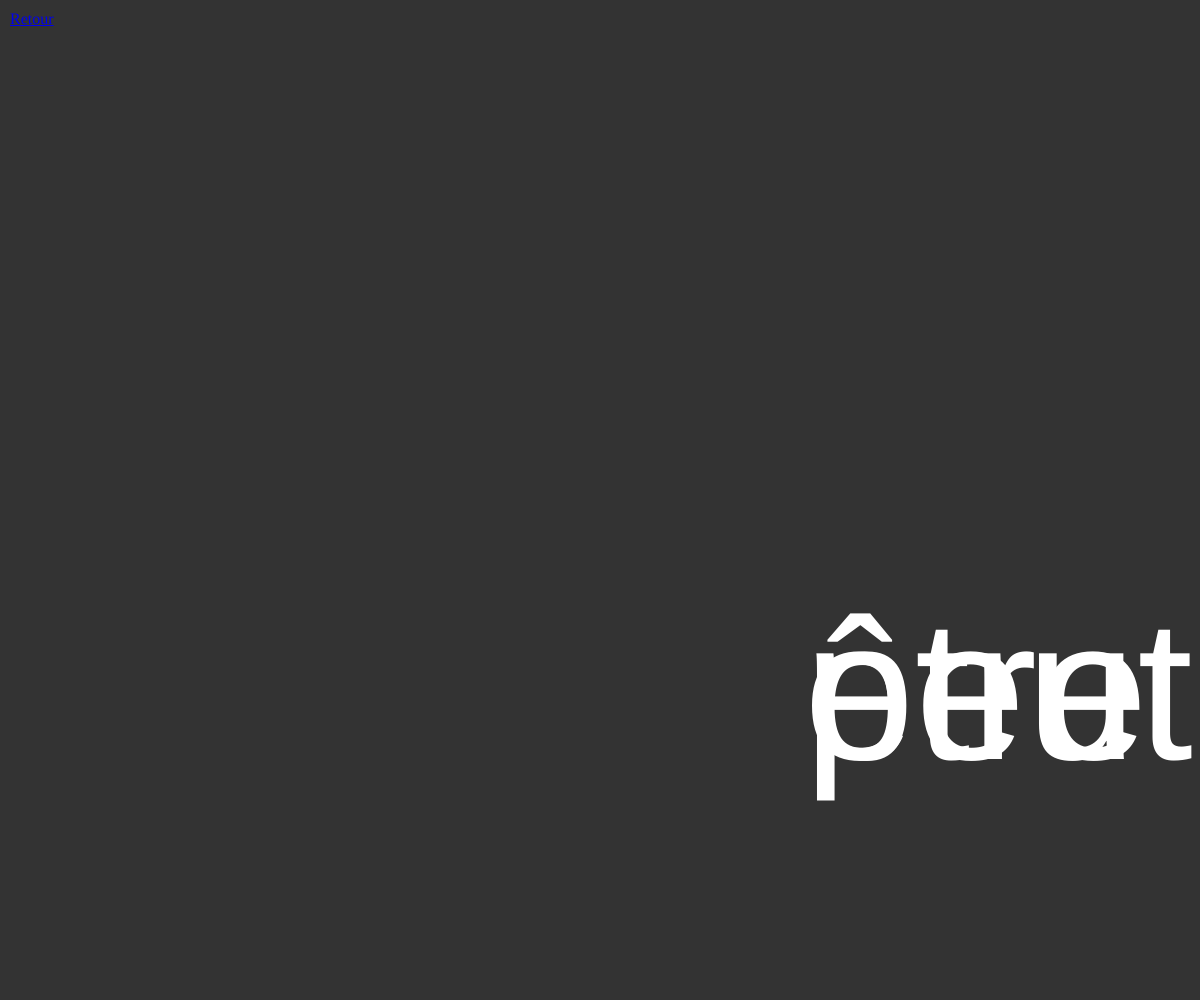
Frame 1 (no input)
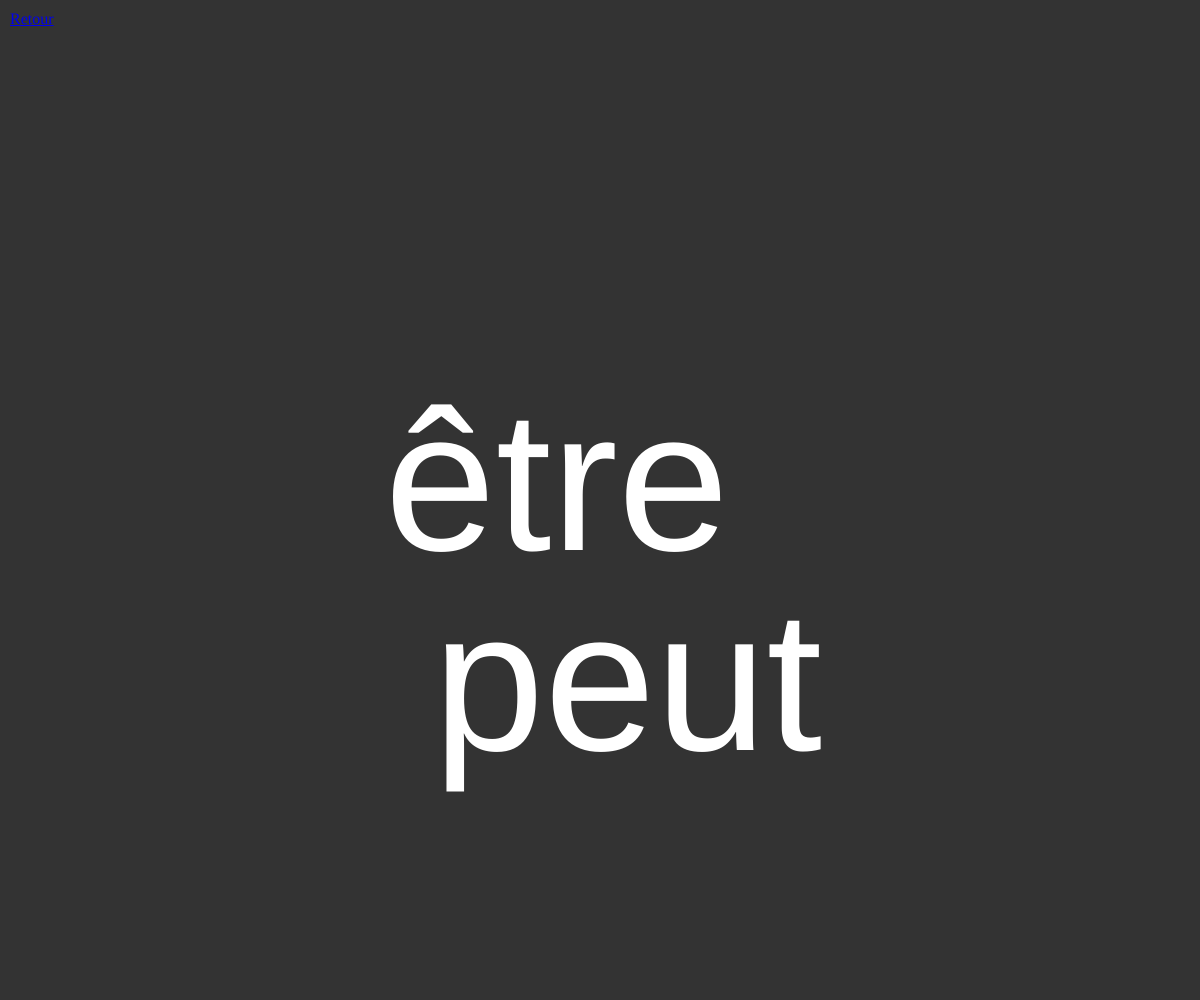
Frame 60 (no input)
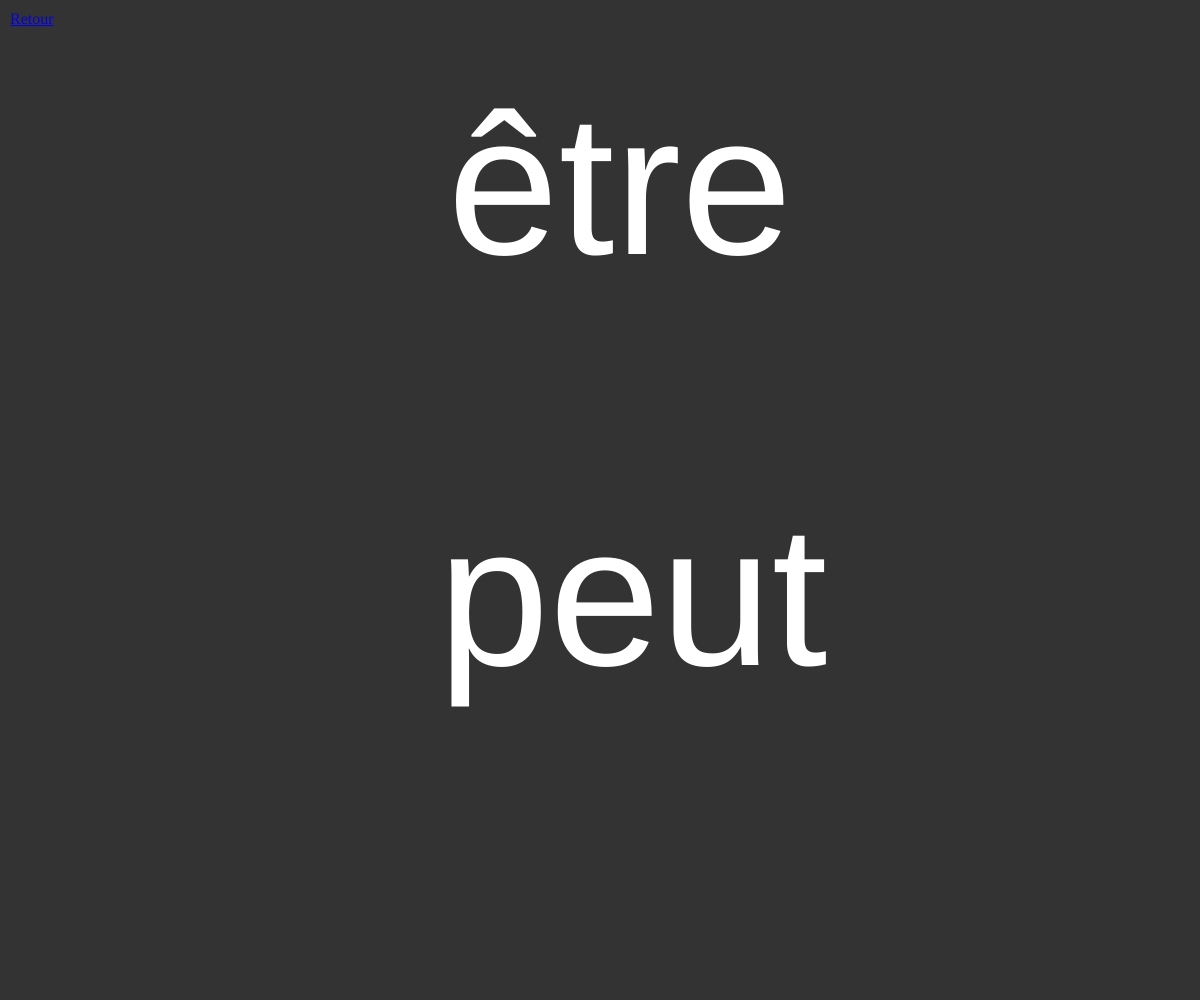
Frame 120 (the mouse pressed at the canvas centre since frame 60)

The p5.js sketch that drew these frames (run headless with seeded random() and noise() and a simulated clock; from frame 60 on, the mouse is pressed at the canvas centre):

// p5.js sketch
// ── sketch.js

let xoff1 = 0;
let xoff2 = 10000;

let xoff3 = 0;
let xoff4 = 10000;

function setup() {
  createCanvas(windowWidth, windowHeight);
}

function windowResized() {resizeCanvas(windowWidth, windowHeight);}

function draw() {
  background(51);

  let x = map(noise(xoff1), 0, 1, 0, width);
  let y = map(noise(xoff2), 0, 1, 0, height);
  
  let z = map(noise(xoff3), 0, 1, 0, width);
  let q = map(noise(xoff4), 0, 1, 0, height);

  xoff1 += 0.01;
  xoff2 += 0.01;
  
   xoff3 -= 0.1;
   xoff4 -= 0.1;
  
  fill(300)
  textSize(200)
  text('peut', x, y)
  text('être', z, q)
}

window.onload = function() {
  // Créez le lien de retour
  var backLink = document.createElement("a"); 
  backLink.href = "../index.html"; 
  backLink.innerHTML = "Retour"; 
  backLink.style.position = "absolute";
  backLink.style.top = "10px";
  backLink.style.left = "10px";
  document.body.appendChild(backLink);
}
